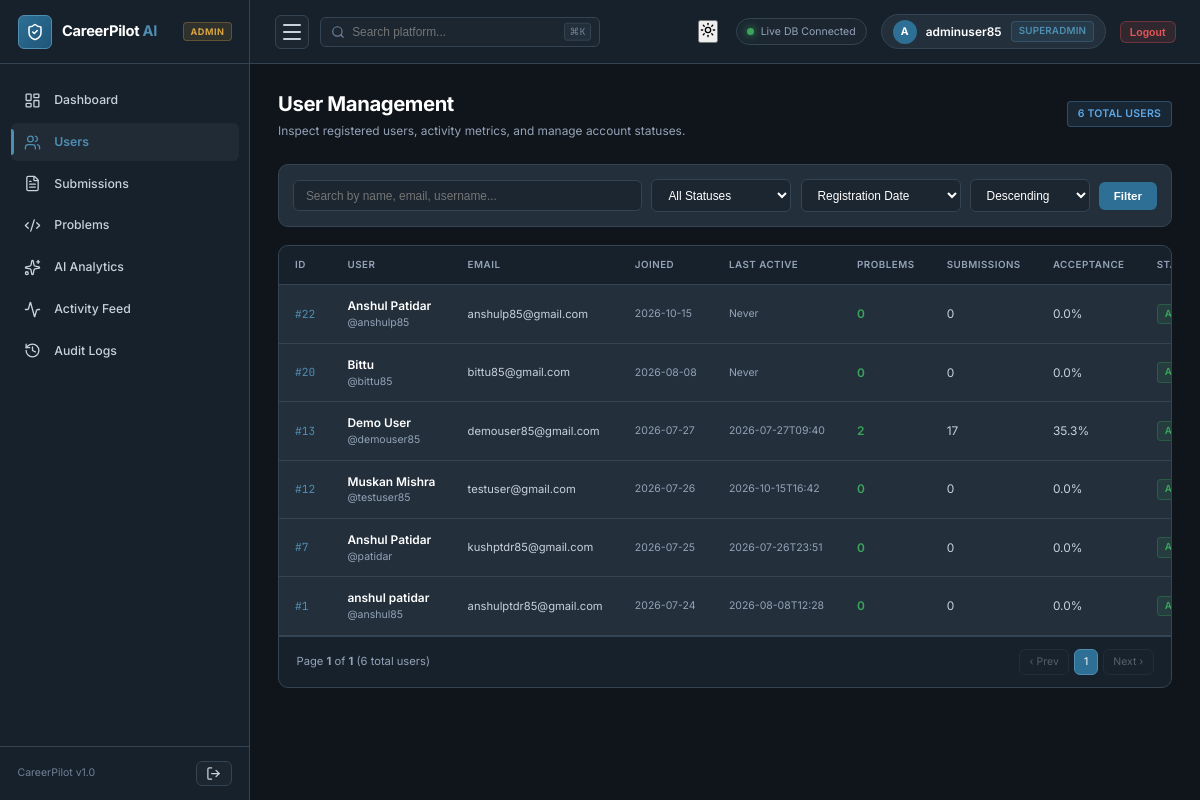
The page /admin/users (signed in) on the database as committed earlier.
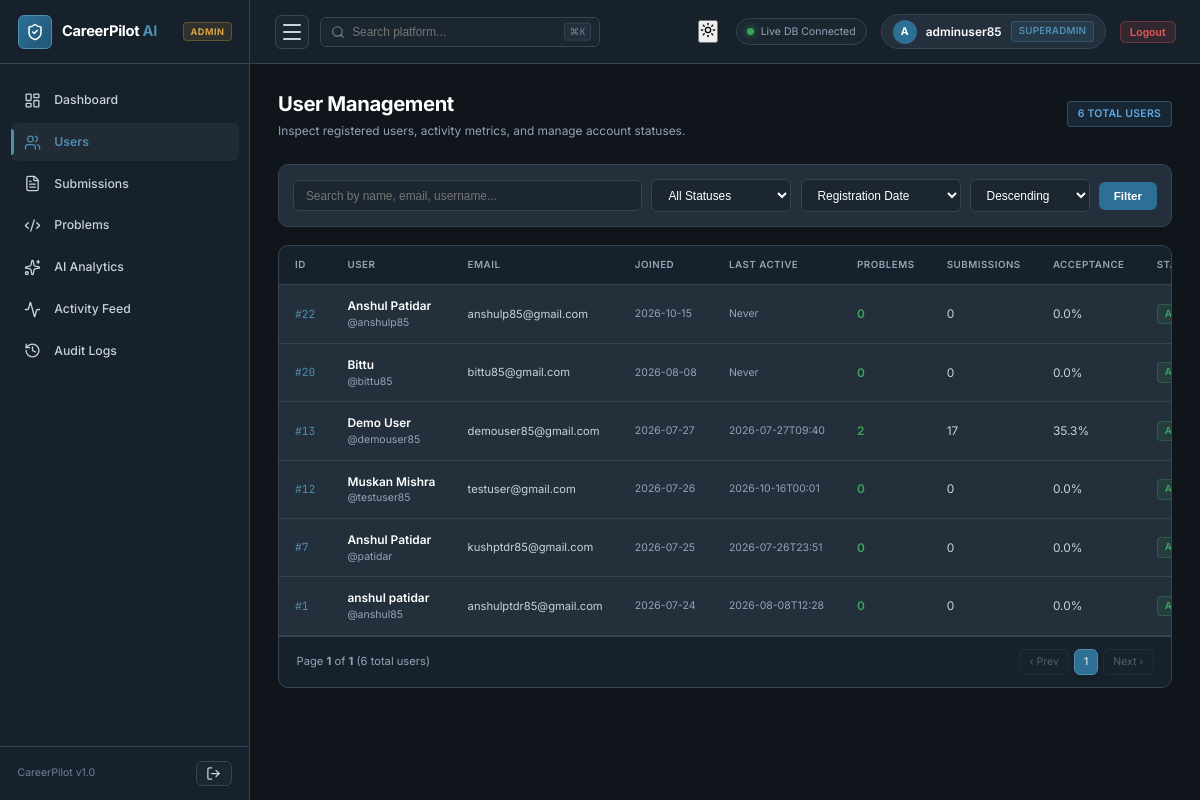
The same page on the database as committed later.
### tables this page shows
CREATE TABLE users (
    id INTEGER PRIMARY KEY AUTOINCREMENT,
    username TEXT NOT NULL UNIQUE,
    email TEXT NOT NULL UNIQUE,
    password_hash TEXT NOT NULL,
    full_name TEXT DEFAULT '',
    avatar_url TEXT DEFAULT '/static/images/default-avatar.png',
    bio TEXT DEFAULT '',
    phone TEXT DEFAULT '',
    location TEXT DEFAULT '',
    linkedin_url TEXT DEFAULT '',
    github_url TEXT DEFAULT '',
    portfolio_url TEXT DEFAULT '',
    role TEXT DEFAULT 'user' CHECK(role IN ('user', 'admin')),
    is_active INTEGER DEFAULT 1,
    last_login TIMESTAMP,
    created_at TIMESTAMP DEFAULT CURRENT_TIMESTAMP,
    updated_at TIMESTAMP DEFAULT CURRENT_TIMESTAMP
);

### backend/routes/admin.py (the view)
@admin_bp.route('/users')
@admin_required
def users():
    search = request.args.get('search', '').strip()
    status = request.args.get('status', '').strip()
    sort_by = request.args.get('sort', 'created_at').strip()
    order = request.args.get('order', 'DESC').strip()
    page = request.args.get('page', 1, type=int)
    users_list, total_count, total_pages = AdminAnalyticsService.get_users_list(
        search=search,
        status=status,
        sort_by=sort_by,
        order=order,
        page=page,
        per_page=20
    )
    return render_template(
        'admin/users.html',
        users=users_list,
        total_count=total_count,
        total_pages=total_pages,
        page=page,
        search=search,
        status=status,
        sort=sort_by,
        order=order
    )

### backend/database/db.py (called while the page is built)
def get_db_path() -> str:
    base_dir = os.path.dirname(os.path.dirname(os.path.dirname(os.path.abspath(__file__))))
    return os.path.join(base_dir, DATABASE_PATH)

def get_connection(db_path: Optional[str] = None) -> sqlite3.Connection:
    path = db_path or get_db_path()
    conn = sqlite3.connect(path)
    conn.row_factory = sqlite3.Row
    conn.execute("PRAGMA foreign_keys = ON")
    conn.execute("PRAGMA journal_mode = WAL")
    return conn

@contextmanager
def get_db(db_path: Optional[str] = None):
    conn = get_connection(db_path)
    try:
        yield conn
        conn.commit()
    except Exception:
        conn.rollback()
        raise
    finally:
        conn.close()

### backend/routes/admin.py (called while the page is built, shortened)
def admin_required(f):
    @functools.wraps(f)
    def decorated_function(*args, **kwargs):
        return f(*args, **kwargs)
    return decorated_function

### templates/admin/users.html (shortened to what the changed rows need)
{% extends "admin/layout.html" %}
{% block content %}
<div class="admin-header">
    <div>
        <h1 class="admin-title">User Management</h1>
    </div>
</div>
<div class="adm-table-container">
    <div class="adm-table-scroll">
        <table class="adm-table">
            <thead>
                <tr>
                    <th>ID</th>
                    <th>User</th>
                    <th>Email</th>
                    <th>Joined</th>
                    <th>Last Active</th>
                    <th>Problems</th>
                    <th>Submissions</th>
                    <th>Acceptance</th>
                    <th>Status</th>
                </tr>
            </thead>
            <tbody>
                {% if users %}
                    {% for u in users %}
                        <tr id="userRow{{ u.id }}">
                            <td class="font-mono" style="font-size: 0.8rem; color: var(--primary-light);">
                                #{{ u.id }}
                            </td>
                            <td>
                                <div style="display: flex; flex-direction: column;">
                                    <span style="font-weight: 600; color: var(--text-primary);">{{ u.full_name or u.username }}</span>
                                    <span style="font-size: 0.75rem; color: var(--text-tertiary);">@{{ u.username }}</span>
                                </div>
                            </td>
                            <td style="font-size: 0.8rem;">
                                {{ u.email }}
                            </td>
                            <td style="font-size: 0.75rem; color: var(--text-tertiary);">
                                {{ (u.created_at or '')[:10] }}
                            </td>
                            <td style="font-size: 0.75rem; color: var(--text-tertiary);">
                                {{ (u.last_login or 'Never')[:16] }}
                            </td>
                            <td style="font-weight: 600; color: var(--success);">
                                {{ u.problems_solved }}
                            </td>
                            <td>
                                {{ u.total_submissions }}
                            </td>
                            <td>
                                {{ u.acceptance_rate }}%
                            </td>
                            <td>
                                <span id="statusBadge{{ u.id }}" class="adm-badge {% if u.is_active %}adm-badge-success{% else %}adm-badge-danger{% endif %}">
                                    {{ 'Active' if u.is_active else 'Inactive' }}
                                </span>
                            </td>
                        </tr>
                    {% endfor %}
                {% else %}
                    <tr>
                        <td colspan="10" style="text-align: center; padding: 2.5rem; color: var(--text-muted);">
                            No users found matching your criteria.
                        </td>
                    </tr>
                {% endif %}
            </tbody>
        </table>
    </div>
</div>
{% endblock %}

Rows that differ between the two databases and show on the page:
changed users "Muskan Mishra": last_login "2026-10-15T16:42" → "2026-10-16T00:01"
